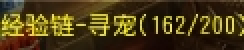
#> input picture number_image.png, 122 x 25 px, found by its file name (shown 2 times larger)
$ python b.py
#> lines starting #> are read from the running program, lines starting #| are printed output that depends on the picture; after the words box and inside, x2 and y2 are one past the last pixel; in counts of white or black regions, pixels touching at a corner belong together
import cv2
import numpy as np

def preprocess_image(image_path):
    # Load the image
#> called with image_path = '/number_image.png'
    image = cv2.imread(image_path, cv2.IMREAD_GRAYSCALE)
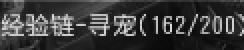
#> image: shape (25, 122) (shown 2 times larger); min 7, max 220, mean 59.3

    # Apply thresholding to make the numbers stand out
    _, thresh = cv2.threshold(image, 128, 255, cv2.THRESH_BINARY_INV)
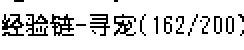
#> thresh: shape (25, 122) (shown 2 times larger); 86.3% white; black in thin lines or dots, all inside (x1, y1, x2, y2) = (1, 0, 122, 18)

    return thresh

def load_digit_templates():
    """
    Load pre-saved digit templates (0–9) as grayscale images.
    Returns a dictionary of digit templates.
    """
    templates = {}
    for digit in range(10):
        template_path = f"{digit}.png"
        template = cv2.imread(template_path, cv2.IMREAD_GRAYSCALE)
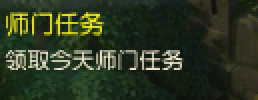
#> input picture 0.png, 129 x 50 px (shown 2 times larger)
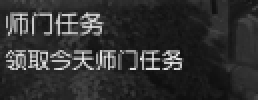
#> template: shape (50, 129) (shown 2 times larger); min 13, max 236, mean 49.2
        templates[str(digit)] = template
#> pass 2 of the loop in load_digit_templates, `for digit in range(10):`:
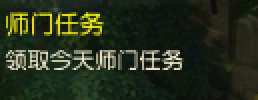
#> input picture 1.png, 129 x 50 px (shown 2 times larger)
#> in load_digit_templates, `template = cv2.imread(template_path, cv2.IMREAD_GRAYSCALE)`:
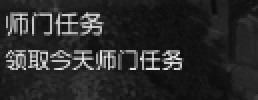
#> template: shape (50, 129) (shown 2 times larger); min 11, max 236, mean 42.4
#> `digit_templates = load_digit_templates()`: digit_templates = 10 items
    return templates

def recognize_digits(image, templates):
    """
    Recognize digits in the given image using template matching.
    :param image: Thresholded image containing digits
    :param templates: Dictionary of digit templates
    :return: Extracted number as a string
    """
    detected_digits = []
    contours, _ = cv2.findContours(image, cv2.RETR_EXTERNAL, cv2.CHAIN_APPROX_SIMPLE)
#> contours = 1 contour; box (x1, y1, x2, y2) and area: (0, 0, 122, 25) 2888

    # Sort contours left-to-right for proper digit order
    contours = sorted(contours, key=lambda c: cv2.boundingRect(c)[0])

    for contour in contours:
        x, y, w, h = cv2.boundingRect(contour)
        roi = image[y:y+h, x:x+w]  # Extract the digit region

        # Match the ROI with each digit template
        best_match = None
        best_score = float('inf')
        for digit, template in templates.items():
            resized_template = cv2.resize(template, (w, h))  # Resize template to match ROI size
            score = cv2.matchTemplate(roi, resized_template, cv2.TM_CCOEFF_NORMED).max()
            if score > best_score:
                best_score = score
                best_match = digit

        if best_match is not None:
            detected_digits.append(best_match)
#> this loop made 1 pass
#> after the loop, detected_digits = []

    return ''.join(detected_digits)


# Example Usage
if __name__ == "__main__":
    # Preprocess the input image
    image_path = "/number_image.png"  # Path to your image
    preprocessed_image = preprocess_image(image_path)

    # Load digit templates
    digit_templates = load_digit_templates()

    # Recognize digits
#> (the run stopped early here; a loop or call above may not have finished)
